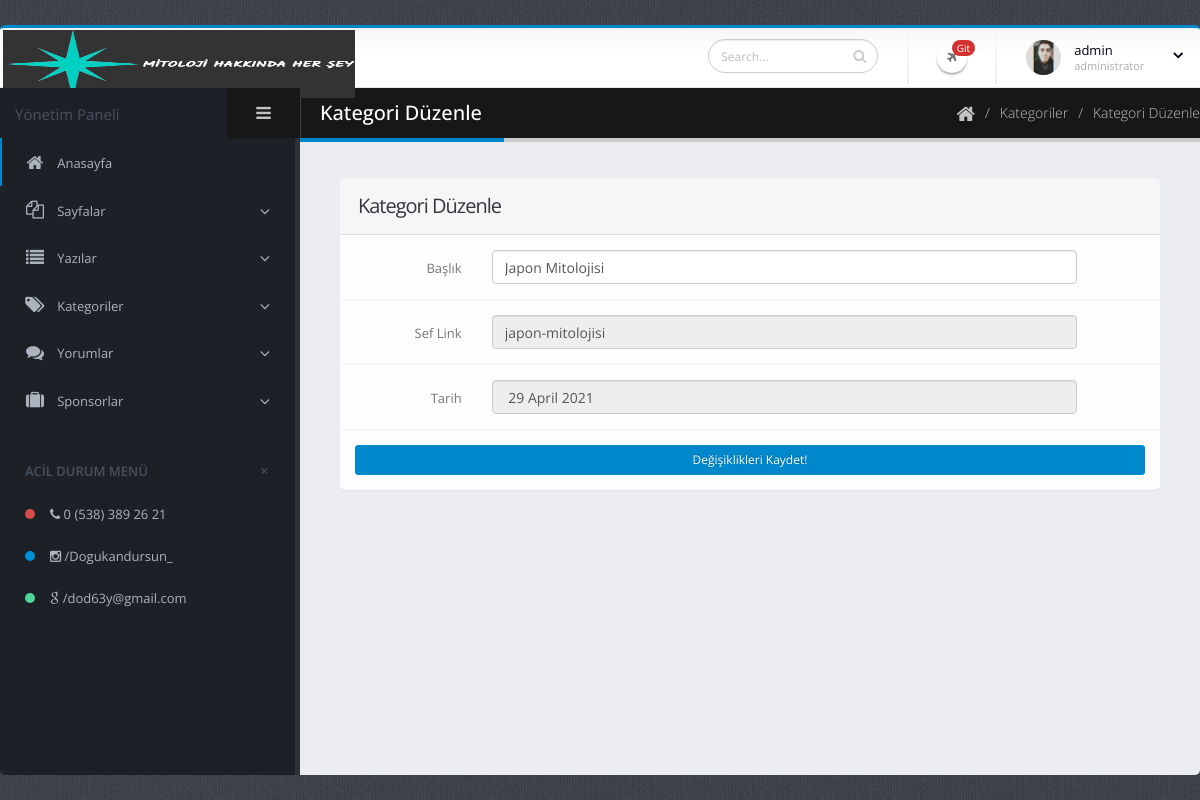
The app's page /admin/kategori-duzenle.php?kategori_id=5 (signed in) with its own data.
### tables this page shows
CREATE TABLE `kategoriler` (
  `kategori_id` int(11) NOT NULL,
  `kategori_baslik` varchar(500) NOT NULL,
  `kategori_tarih` timestamp NOT NULL DEFAULT current_timestamp(),
  `kategori_url` varchar(500) NOT NULL
);

### admin/kategori-duzenle.php (the view)
<?php include 'header.php'; ?>
<?php
$kategori_id = $_GET["kategori_id"];
$kategoriler = $db->prepare("SELECT * FROM kategoriler WHERE kategori_id=?");
$kategoriler->execute(array($kategori_id));
$kategori_cek = $kategoriler->fetch(PDO::FETCH_ASSOC);
?>
<div class="inner-wrapper">
	<?php include 'sidebar.php'; ?>
	<section role="main" class="content-body">
		<header class="page-header">
			<h2>Kategori Düzenle</h2>
			<div class="right-wrapper pull-right">
				<ol class="breadcrumbs">
					<li>
						<a href="index.php">
							<i class="fa fa-home"></i>
						</a>
					</li>
					<li><span>Kategoriler</span></li>
					<li><span>Kategori Düzenle</span></li>
				</ol>
				<br>
				<br>
			</div>
		</header>
		<section class="panel">
			<header class="panel-heading">
				<h2 class="panel-title">Kategori Düzenle</h2>
			</header>
			<div class="panel-body">
				<form class="form-horizontal form-bordered" action="islem.php?kategori_id=<?php echo $kategori_cek["kategori_id"]; ?>" method="POST" enctype="multipart/form-data">
					<div class="form-group">
						<label class="col-md-2 control-label" for="inputDefault">Başlık</label>
						<div class="col-md-9">
							<input type="text" name="kategori_baslik" class="form-control" value="<?php echo $kategori_cek["kategori_baslik"]; ?>">
						</div>
					</div>
					<div class="form-group">
						<label class="col-md-2 control-label" for="inputDefault">Sef Link</label>
						<div class="col-md-9">
							<input type="text" class="form-control" value="<?php echo $kategori_cek["kategori_url"]; ?>" disabled>
						</div>
					</div>
					<div class="form-group">
						<label class="col-md-2 control-label" for="inputDefault">Tarih</label>
						<div class="col-md-9">
							<input type="text" class="form-control" value="<?php echo Tarih($kategori_cek["kategori_tarih"]); ?>" disabled>
						</div>
					</div>
					<div class="form-group">
						<div class="col-md-12">
							<button name="kategori_duzenle" class="btn btn-primary btn-sm btn-block">Değişiklikleri Kaydet!</button>
						</div>
					</div>
				</form>
			</div>
		</section>
	</section>
</div>
	<?php include 'footer.php'; ?>

### admin/assets/stylesheets/skins/default.css (style rules this page uses)
a, .btn-link { color: #0088cc; }
body .btn-primary { color: #ffffff; text-shadow: 0 -1px 0 rgba(0, 0, 0, 0.25); background-color: #0088cc; border-color: #0088cc; }
.page-header h2 { border-bottom-color: #0088cc; }

### records on screen
kategoriler: kategori_baslik "Japon Mitolojisi", kategori_url "japon-mitolojisi", kategori_tarih "29 April 2021"

### other values on screen
$_SESSION["admin_kadi"] "admin"
